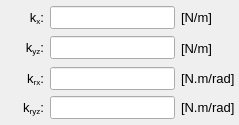
        <widget class="QWidget" name="tab_constant_values">
         <attribute name="title">
          <string>Constant values</string>
         </attribute>
         <layout class="QGridLayout" name="gridLayout_15">
          <property name="leftMargin">
           <number>4</number>
          </property>
          <property name="topMargin">
           <number>6</number>
          </property>
          <property name="rightMargin">
           <number>4</number>
          </property>
          <property name="bottomMargin">
           <number>6</number>
          </property>
          <item row="1" column="0">
           <widget class="QLabel" name="label_116">
            <property name="enabled">
             <bool>true</bool>
            </property>
            <property name="minimumSize">
             <size>
              <width>40</width>
              <height>26</height>
             </size>
            </property>
            <property name="maximumSize">
             <size>
              <width>40</width>
              <height>26</height>
             </size>
            </property>
            <property name="font">
             <font>
              <pointsize>10</pointsize>
              <weight>50</weight>
              <italic>false</italic>
              <bold>false</bold>
             </font>
            </property>
            <property name="mouseTracking">
             <bool>true</bool>
            </property>
            <property name="text">
             <string>&lt;html&gt;&lt;head/&gt;&lt;body&gt;&lt;p align=&quot;right&quot;&gt;&lt;span style=&quot; font-weight:400; font-style:normal;&quot;&gt;k&lt;/span&gt;&lt;span style=&quot; font-weight:400; font-style:normal; vertical-align:sub;&quot;&gt;yz&lt;/span&gt;&lt;span style=&quot; font-weight:400; font-style:normal;&quot;&gt;:&lt;/span&gt;&lt;/p&gt;&lt;/body&gt;&lt;/html&gt;</string>
            </property>
            <property name="alignment">
             <set>Qt::AlignCenter</set>
            </property>
           </widget>
          </item>
          <item row="1" column="1">
           <widget class="QLineEdit" name="lineEdit_transversal_stiffness">
            <property name="enabled">
             <bool>true</bool>
            </property>
            <property name="minimumSize">
             <size>
              <width>0</width>
              <height>0</height>
             </size>
            </property>
            <property name="maximumSize">
             <size>
              <width>16777215</width>
              <height>16777215</height>
             </size>
            </property>
            <property name="font">
             <font>
              <pointsize>10</pointsize>
              <weight>50</weight>
              <italic>false</italic>
              <bold>false</bold>
             </font>
            </property>
            <property name="styleSheet">
             <string notr="true"/>
            </property>
            <property name="text">
             <string/>
            </property>
            <property name="alignment">
             <set>Qt::AlignCenter</set>
            </property>
           </widget>
          </item>
          <item row="0" column="1">
           <widget class="QLineEdit" name="lineEdit_axial_stiffness">
            <property name="enabled">
             <bool>true</bool>
            </property>
            <property name="minimumSize">
             <size>
              <width>0</width>
              <height>0</height>
             </size>
            </property>
            <property name="maximumSize">
             <size>
              <width>16777215</width>
              <height>16777215</height>
             </size>
            </property>
            <property name="font">
             <font>
              <pointsize>10</pointsize>
              <weight>50</weight>
              <italic>false</italic>
              <bold>false</bold>
             </font>
            </property>
            <property name="styleSheet">
             <string notr="true"/>
            </property>
            <property name="text">
             <string/>
            </property>
            <property name="alignment">
             <set>Qt::AlignCenter</set>
            </property>
           </widget>
          </item>
          <item row="3" column="1">
           <widget class="QLineEdit" name="lineEdit_angular_stiffness">
            <property name="enabled">
             <bool>true</bool>
            </property>
            <property name="minimumSize">
             <size>
              <width>0</width>
              <height>0</height>
             </size>
            </property>
            <property name="maximumSize">
             <size>
              <width>16777215</width>
              <height>16777215</height>
             </size>
            </property>
            <property name="font">
             <font>
              <pointsize>10</pointsize>
              <weight>50</weight>
              <italic>false</italic>
              <bold>false</bold>
             </font>
            </property>
            <property name="styleSheet">
             <string notr="true"/>
            </property>
            <property name="text">
             <string/>
            </property>
            <property name="alignment">
             <set>Qt::AlignCenter</set>
            </property>
           </widget>
          </item>
          <item row="0" column="2">
           <widget class="QLabel" name="label_16">
            <property name="minimumSize">
             <size>
              <width>0</width>
              <height>0</height>
             </size>
            </property>
            <property name="maximumSize">
             <size>
              <width>16777215</width>
              <height>16777215</height>
             </size>
            </property>
            <property name="font">
             <font>
              <pointsize>10</pointsize>
              <weight>50</weight>
              <italic>false</italic>
              <bold>false</bold>
             </font>
            </property>
            <property name="text">
             <string>[N/m]</string>
            </property>
            <property name="alignment">
             <set>Qt::AlignLeading|Qt::AlignLeft|Qt::AlignVCenter</set>
            </property>
           </widget>
          </item>
          <item row="2" column="0">
           <widget class="QLabel" name="label_93">
            <property name="enabled">
             <bool>true</bool>
            </property>
            <property name="minimumSize">
             <size>
              <width>0</width>
              <height>0</height>
             </size>
            </property>
            <property name="maximumSize">
             <size>
              <width>40</width>
              <height>26</height>
             </size>
            </property>
            <property name="font">
             <font>
              <pointsize>10</pointsize>
              <weight>50</weight>
              <italic>false</italic>
              <bold>false</bold>
             </font>
            </property>
            <property name="mouseTracking">
             <bool>true</bool>
            </property>
            <property name="text">
             <string>&lt;html&gt;&lt;head/&gt;&lt;body&gt;&lt;p align=&quot;right&quot;&gt;&lt;span style=&quot; font-weight:400; font-style:normal;&quot;&gt;k&lt;/span&gt;&lt;span style=&quot; font-weight:400; font-style:normal; vertical-align:sub;&quot;&gt;rx&lt;/span&gt;&lt;span style=&quot; font-weight:400; font-style:normal;&quot;&gt;:&lt;/span&gt;&lt;/p&gt;&lt;/body&gt;&lt;/html&gt;</string>
            </property>
            <property name="alignment">
             <set>Qt::AlignCenter</set>
            </property>
           </widget>
          </item>
          <item row="3" column="0">
           <widget class="QLabel" name="label_112">
            <property name="enabled">
             <bool>true</bool>
            </property>
            <property name="minimumSize">
             <size>
              <width>0</width>
              <height>0</height>
             </size>
            </property>
            <property name="maximumSize">
             <size>
              <width>40</width>
              <height>26</height>
             </size>
            </property>
            <property name="font">
             <font>
              <pointsize>10</pointsize>
              <weight>50</weight>
              <italic>false</italic>
              <bold>false</bold>
             </font>
            </property>
            <property name="mouseTracking">
             <bool>true</bool>
            </property>
            <property name="text">
             <string>&lt;html&gt;&lt;head/&gt;&lt;body&gt;&lt;p align=&quot;right&quot;&gt;&lt;span style=&quot; font-weight:400; font-style:normal;&quot;&gt;k&lt;/span&gt;&lt;span style=&quot; font-weight:400; font-style:normal; vertical-align:sub;&quot;&gt;ryz&lt;/span&gt;&lt;span style=&quot; font-weight:400; font-style:normal;&quot;&gt;:&lt;/span&gt;&lt;/p&gt;&lt;/body&gt;&lt;/html&gt;</string>
            </property>
            <property name="alignment">
             <set>Qt::AlignCenter</set>
            </property>
           </widget>
          </item>
          <item row="3" column="2">
           <widget class="QLabel" name="label_114">
            <property name="minimumSize">
             <size>
              <width>0</width>
              <height>0</height>
             </size>
            </property>
            <property name="maximumSize">
             <size>
              <width>16777215</width>
              <height>16777215</height>
             </size>
            </property>
            <property name="font">
             <font>
              <pointsize>10</pointsize>
              <weight>50</weight>
              <italic>false</italic>
              <bold>false</bold>
             </font>
            </property>
            <property name="text">
             <string>[N.m/rad]</string>
            </property>
            <property name="alignment">
             <set>Qt::AlignLeading|Qt::AlignLeft|Qt::AlignVCenter</set>
            </property>
           </widget>
          </item>
          <item row="0" column="0">
           <widget class="QLabel" name="label_115">
            <property name="enabled">
             <bool>true</bool>
            </property>
            <property name="minimumSize">
             <size>
              <width>0</width>
              <height>0</height>
             </size>
            </property>
            <property name="maximumSize">
             <size>
              <width>40</width>
              <height>26</height>
             </size>
            </property>
            <property name="font">
             <font>
              <pointsize>10</pointsize>
              <weight>50</weight>
              <italic>false</italic>
              <bold>false</bold>
             </font>
            </property>
            <property name="mouseTracking">
             <bool>true</bool>
            </property>
            <property name="text">
             <string>&lt;html&gt;&lt;head/&gt;&lt;body&gt;&lt;p align=&quot;right&quot;&gt;&lt;span style=&quot; font-weight:400; font-style:normal;&quot;&gt;k&lt;/span&gt;&lt;span style=&quot; font-weight:400; font-style:normal; vertical-align:sub;&quot;&gt;x&lt;/span&gt;&lt;span style=&quot; font-weight:400; font-style:normal;&quot;&gt;:&lt;/span&gt;&lt;/p&gt;&lt;/body&gt;&lt;/html&gt;</string>
            </property>
            <property name="alignment">
             <set>Qt::AlignCenter</set>
            </property>
           </widget>
          </item>
          <item row="1" column="2">
           <widget class="QLabel" name="label_17">
            <property name="minimumSize">
             <size>
              <width>0</width>
              <height>0</height>
             </size>
            </property>
            <property name="maximumSize">
             <size>
              <width>16777215</width>
              <height>16777215</height>
             </size>
            </property>
            <property name="font">
             <font>
              <pointsize>10</pointsize>
              <weight>50</weight>
              <italic>false</italic>
              <bold>false</bold>
             </font>
            </property>
            <property name="text">
             <string>[N/m]</string>
            </property>
            <property name="alignment">
             <set>Qt::AlignLeading|Qt::AlignLeft|Qt::AlignVCenter</set>
            </property>
           </widget>
          </item>
          <item row="2" column="2">
           <widget class="QLabel" name="label_113">
            <property name="minimumSize">
             <size>
              <width>0</width>
              <height>0</height>
             </size>
            </property>
            <property name="maximumSize">
             <size>
              <width>16777215</width>
              <height>16777215</height>
             </size>
            </property>
            <property name="font">
             <font>
              <pointsize>10</pointsize>
              <weight>50</weight>
              <italic>false</italic>
              <bold>false</bold>
             </font>
            </property>
            <property name="text">
             <string>[N.m/rad]</string>
            </property>
            <property name="alignment">
             <set>Qt::AlignLeading|Qt::AlignLeft|Qt::AlignVCenter</set>
            </property>
           </widget>
          </item>
          <item row="2" column="1">
           <widget class="QLineEdit" name="lineEdit_torsional_stiffness">
            <property name="enabled">
             <bool>true</bool>
            </property>
            <property name="minimumSize">
             <size>
              <width>0</width>
              <height>0</height>
             </size>
            </property>
            <property name="maximumSize">
             <size>
              <width>16777215</width>
              <height>16777215</height>
             </size>
            </property>
            <property name="font">
             <font>
              <pointsize>10</pointsize>
              <weight>50</weight>
              <italic>false</italic>
              <bold>false</bold>
             </font>
            </property>
            <property name="styleSheet">
             <string notr="true"/>
            </property>
            <property name="text">
             <string/>
            </property>
            <property name="alignment">
             <set>Qt::AlignCenter</set>
            </property>
           </widget>
          </item>
         </layout>
        </widget>
